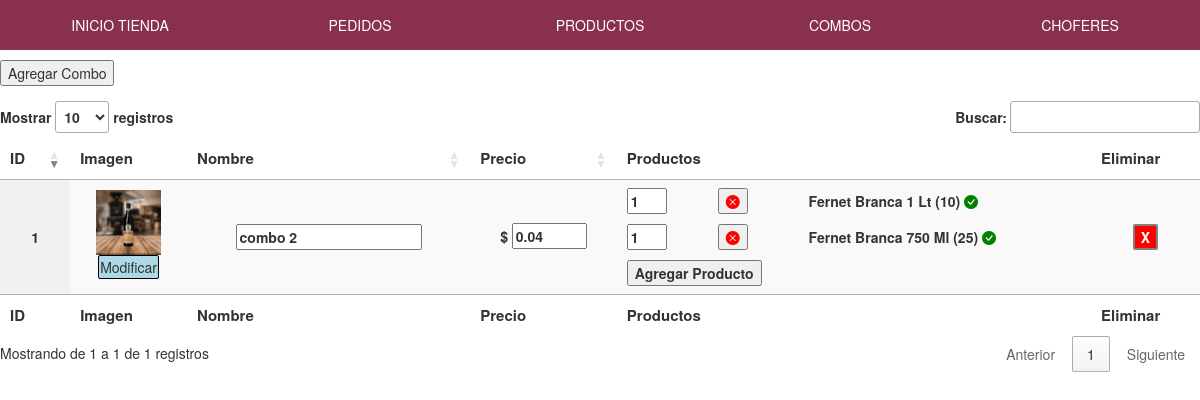
The app's page /panel/combos (signed in) with its own data.
### tienda/models.py (models this page shows, shortened)
class Combos(db.Model):
    id=db.Column(db.Integer(),primary_key=True)
    nombre=db.Column(db.String(length=500),nullable=False)
    datos_combo= db.Column(types.JSON(),nullable=False)  # id del producto y cantidad
    precioFinal=db.Column(db.Float(),nullable=False)
    imagen=db.Column(db.String(),nullable=False)

class Productos(db.Model):
    id=db.Column(db.Integer(),primary_key=True)
    nombre=db.Column(db.String(length=500),nullable=False)
    categoria=db.Column(db.String(length=100),nullable=False)
    precio=db.Column(db.Float(),nullable=False)
    stock=db.Column(db.Integer(),nullable=False)
    oferta=db.Column(db.Integer(),nullable=True)
    precioFinal=db.Column(db.Float(),nullable=False)
    imagen=db.Column(db.String(),nullable=False)

### tienda/usuario/routesadmin.py (the view)
@app.route('/panel/combos', methods=['GET','POST'])
@login_required
def combos():
    productos = Productos.query.all()
    combos= Combos.query.all()
    info = [None]*1000 #aca van los datos del carrito
    prod = [None]*1000 #aca van los datos del carrito
    for items in combos:
        info[items.id] = json.loads(items.datos_combo)
    for items in  productos:
        prod[items.id]=items
    return render_template('panelcombos.html',productos=productos,combos=combos,info=info,prod=prod)

### tienda/carrito/routes.py (called while the page is built)
@app.context_processor
def contar_carrito():
	try:
		if request.cookies.get("carrito") is None:
			return {'num_articulos': 0}
		else:
			datos = json.loads(request.cookies.get("carrito"))
			return {'num_articulos': len(datos)}
	except:
			return {'num_articulos': 0}

### tienda/routes.py (called while the page is built)
@login_manager.user_loader
def load_user(user_id):
	aux=Usuarios.query.get(int(user_id))
	return aux

### tienda/templates/panelcombos.html (shortened to what this page needs)
{% extends 'layout-admin.html' %}
{% block content %}
<div class="contenido">
      <button id="show">Agregar Combo</button>
      <table id="combos" hidden="hidden" class="display" style="width:100%;">
        <thead>
            <tr>
               <th>ID</th>
                <th>Imagen</th>
                <th>Nombre</th>
                <th>Precio</th>
                <th>Productos</th>
                <th>Eliminar</th>
            </tr>
        </thead>
        <tbody>
         {%for i in combos %}
         <tr>
           <td style="max-width: 50px !important;">{{i.id}}</td>
           <td>
              <div class="imagen">
                  <div><img class="img" src="../static/media/productos/{{i.imagen}}"></div>
               <div>
               <form action="/panel/combos/modifica" method="POST" enctype="multipart/form-data">
                  <label for="file{{i.id}}">Modificar</label>
               </form>
               </div>
            </div>
           </td>
           <td>
              <form action="/panel/combos/modifica" method="POST">
               <input type="text" name="nombre" value="{{i.nombre}}">
               </form>
           </td>
           <td>
            <form action="/panel/combos/modifica" method="POST">
               <nobr><label for="precio"><b>$</b></label>
               <input type="number" name="precio" value="{{i.precioFinal}}" step="0.01" min="0" style="width:75px"></nobr>
               </form>
           </td>
           <td style="text-align: left">
              <div class="productos" >
                  {%  for j in info[i.id] %}
                  <div>
                  <form method="POST" action="/panel/combos/modifica">
                    <input type="number" min="1" name="cantidad" value="{{ j.cantidad }}" style="width: 40px;">
                    </form>
                    <form method="POST" action="/panel/combos/modifica">
                     <button type="submit" name="idproducto" value="{{ j.id }}"><i class="bi bi-x-circle-fill" style="color: red;"></i></button>
                    </form>
                    {% if prod[j.id|int]!=None %}
                     <nobr>{{prod[(j.id | int)].nombre}}
                     ({{prod[(j.id | int)].stock}})
                     {% if prod[(j.id | int)].stock< j.cantidad%}
                     <i class="bi bi-exclamation-circle-fill" style="color:red;"></i>
                     {% else %}
                     <i class="bi bi-check-circle-fill" style="color: green;"></i>
                     {% endif %}
                  </nobr>
                    {% else %}
                    <span>Producto Eliminado</span>
                    {% endif %}
                   </div>
                  {% endfor %}
               </div>
               <div>
                 <button type="button" class="agregar-producto" data-id="{{i.id}}">
                 Agregar Producto
                  </button>
               </div>
           </td>
           <td>
              <div class="eliminar">
               <form method="POST" action="/panel/combos/modifica">
                  <button type="submit">X</button>
               </form>
            </div>
           </td>
           {% endfor %}
         </tr>
        </tbody>
        <tfoot>
            <tr>
               <th>ID</th>
                <th>Imagen</th>
                <th>Nombre</th>
                <th>Precio</th>
                <th>Productos</th>
                <th>Eliminar</th>
            </tr>
        </tfoot>
    </table>
</div>
{% endblock content %}

### tienda/static/admin.css (style rules this page uses)
body { background-color: rgb(245,245,245); font-family: arial; min-height: 100%; font-size: 14px; }
html, body { margin: 0; height: 100%; }
.img { max-width: 65px; max-height: 65px; }
.contenido { max-width: 1200px; margin: auto; margin-top: 10px; }
#show { margin-bottom: 15px; }
.eliminar form { text-align: center; }
.eliminar button { background-color: red; color: white; font-weight: bold; border: 2px solid grey; border-radius: 2px; cursor: pointer; }
th { font-size: 15px; }
td { text-align: center; font-weight: bold; }
td input, td select { font-weight: bold; }
.imagen label { border: 1px solid black; padding: 1px; font-weight: normal; border-radius: 2px; background-color: lightblue; cursor: pointer; font-size: 14px; }
#combos .productos div { display: grid; grid-template-columns: 1fr 1fr 3fr; padding-bottom: 10px; min-width: 325px; align-items: center; }

### records on screen
Combos: id "1", imagen (picture), nombre "combo 2", precio "0.04", cantidad "1" "1", {{ j.id }} 3 (drawn), {{ j.id }} 2 (drawn)
Productos: nombre "Fernet Branca 1 Lt", stock "10"
Productos: nombre "Fernet Branca 750 Ml", stock "25"
